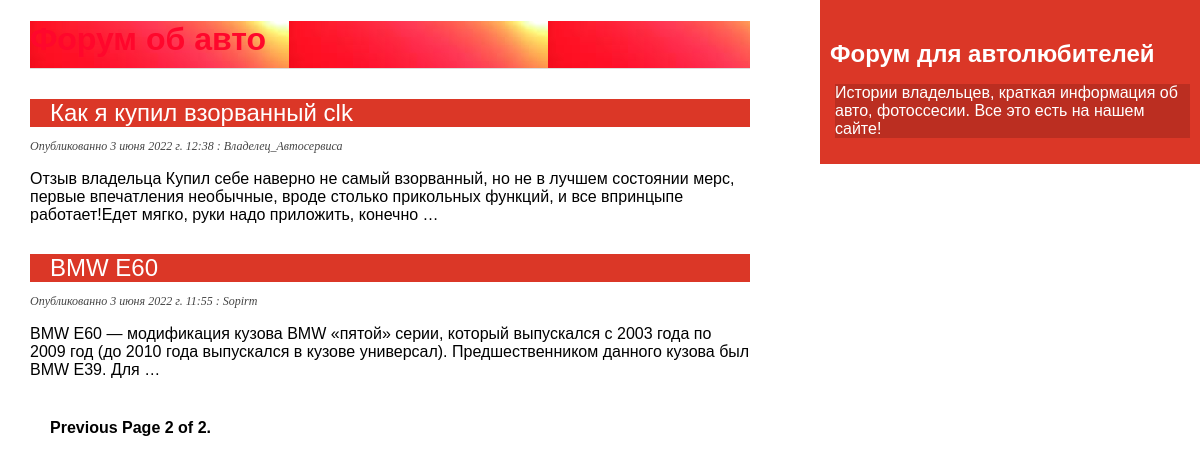
Screenshot of /blog/?page=2 with the database file from the repository.
### blog/models.py (models this page shows, shortened)
class Post(models.Model):
    class Status(models.TextChoices):
        DRAFT = 'DF', 'Draft'
        PUBLISHED = 'PB', 'Published'
    title = models.CharField(max_length=250)
    slug = models.SlugField(max_length=250,
                            unique_for_date='publish')
    author = models.ForeignKey(User,
                               on_delete=models.CASCADE,
                               related_name='blog_posts')
    body = models.TextField()
    publish = models.DateTimeField(default=timezone.now)
    created = models.DateTimeField(auto_now_add=True)
    updated = models.DateTimeField(auto_now=True)
    status = models.CharField(max_length=2,
                              choices=Status.choices,
                              default=Status.DRAFT)
    objects = models.Manager() # The default manager.
    published = PublishedManager() # Our custom manager.
    class Meta:
        ordering = ['-publish']
        indexes = [
            models.Index(fields=['-publish']),
        ]
    def get_absolute_url(self):
        return reverse('blog:post_detail',
                       args=[self.publish.year,
                             self.publish.month,
                             self.publish.day,
                             self.slug])

### blog/views.py (the view)
# urls.py: path('', views.PostListView.as_view(), name='post_list'),
class PostListView(ListView):
    queryset = Post.published.all()
    context_object_name = 'posts'
    paginate_by = 3
    template_name = 'blog/post/list.html'

### blog/templates/blog/post/list.html (shortened to what this page needs)
{% extends "blog/base.html" %}
{% block content %}
  <h1>Форум об авто</h1>
  {% for post in posts %}
    <h2>
      <a href="{{ post.get_absolute_url }}">
        {{ post.title }}
      </a>
    </h2>
    <p class="date">
      Опубликованно {{ post.publish }} : {{ post.author }}
    </p>
    {{ post.body|truncatewords:30|linebreaks }}
  {% endfor %}
  {% include "pagination.html" with page=page_obj %}
{% endblock %}

### blog/static/css/blog.css (style rules this page uses)
body { margin:0; padding:0; font-family:helvetica, sans-serif; background-color: #ffffff; }
a { color:#fff; text-decoration:none; margin-left: 20px; }
h1 { font-weight:bold; border-bottom:1px solid rgb(221, 221, 221); padding:0 0 10px 0; color: #ff072c; background-color: #ffffff; background-image:url(gradient.jpg); }
h2 { font-weight:normal; margin:30px 0 0; color:#000000; }
#content h2 { background-color:#db3727; color: #fff; }
p.date { color:rgb(69, 69, 69); font-family: georgia, serif; font-size: 12px; font-style: italic; }

### rows the page displays
Post: title "Как я купил взорванный clk", publish "3 июня 2022 г. 12:38", author "Владелец_Автосервиса", body "Отзыв владельца Купил себе наверно не самый взорванный, но не в лучшем состоянии мерс, первые впечатления необычные, вроде столько прикольных функций, и все впринцыпе работает!Едет мягко, руки надо приложить, конечно …"
Post: title "BMW E60", publish "3 июня 2022 г. 11:55", author "Sopirm", body "BMW E60 — модификация кузова BMW «пятой» серии, который выпускался с 2003 года по 2009 год (до 2010 года выпускался в кузове универсал). Предшественником данного кузова был BMW E39. Для …"

### other values shown
{{ page.number }} "2"
{{ page.paginator.num_pages }} "2"
